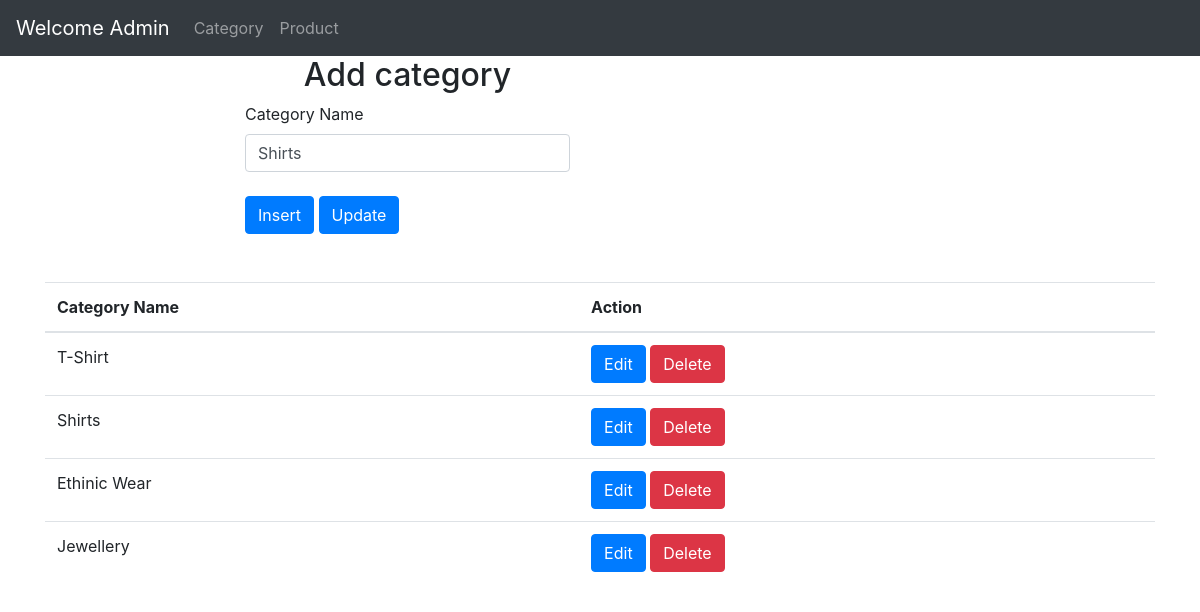
Screenshot of /Admin/category.php?id=16 with the database file from the repository.
### tables this page shows
CREATE TABLE `tblcategory` (
  `categoryid` int(11) NOT NULL,
  `categoryname` varchar(50) NOT NULL
);

### Admin/category.php (the view, shortened to what this page needs)
<?php
    include "../connection.php";
    if(isset($_GET["id"]))
    {
       $category_id = $_GET['id'];
        $GetId_query = "SELECT * FROM tblcategory WHERE categoryid='$category_id'";
        $result=mysqli_query($conn,$GetId_query);
        $row = mysqli_fetch_assoc($result);
        $catName = $row['categoryname'];
    }
?>
<!DOCTYPE html>
<html lang="en">
<head>
    <link rel="stylesheet" href="https://maxcdn.bootstrapcdn.com/bootstrap/4.0.0/css/bootstrap.min.css">
</head>
<body>
<nav class="navbar navbar-expand-lg navbar-light bg-light navbar-dark bg-dark" >
  <a class="navbar-brand" href="#">Welcome Admin</a>
    <ul class="navbar-nav">
      <li class="nav-item">
        <a class="nav-link" href="category.php">Category</a>
      </li>
      <li class="nav-item">
        <a class="nav-link" href="product.php">Product</a>
      </li>
    </ul>
</nav>
    <div class="col-md-8 mx-auto" style="">
        <div class="col-md-6">
            <h2 class="text-center">Add category</h2>
            <form action="" method="POST">
                <div class="col-md-12">
                    <label>Category Name</label>
                    <input type="text" name="categoryname" class="form-control" placeholder="Enter Category Name" value="<?php if(isset($_GET['id'])) {echo $catName;} ?>">
                </div>
               <br>
                <div class="col-md-12">
                    <input type="Submit" name="btninsert" class="btn btn-primary" value="Insert"/>
                    <input type="Submit" name="btnupdate" class="btn btn-primary" value="Update"/>
                </div>
                    <br><br>
            </form>
        </div>
    </div>
<?php
    $getdata_query = "SELECT * FROM tblcategory";
    $result  = $conn->query($getdata_query);
?>
<div class="container">
    <table class="table">
        <thead>
            <tr>
                <th>Category Name</th>
                <th>Action</th>
            </tr>
        </thead>
        <tbody>
        <?php
        if($result->num_rows > 0)
        {
            while($row = $result->fetch_assoc()){
        ?>
                    <tr>
                        <td><?php echo $row['categoryname']; ?></td>
                        <td><a class="btn btn-primary" href="category.php?id=<?php echo $row['categoryid']; ?>">Edit</a>
                        <a class="btn btn-danger" href="category.php?categoryid=<?php echo $row['categoryid']; ?>">Delete</a>
                         </td>
                    </tr>
    <?php
           }
        }
      ?>
        </tbody>
    </table>
</div>
</body>
</html>

### rows the page displays
tblcategory: categoryname "Shirts"
tblcategory: categoryname "T-Shirt"
tblcategory: categoryname "Ethinic Wear"
tblcategory: categoryname "Jewellery"
